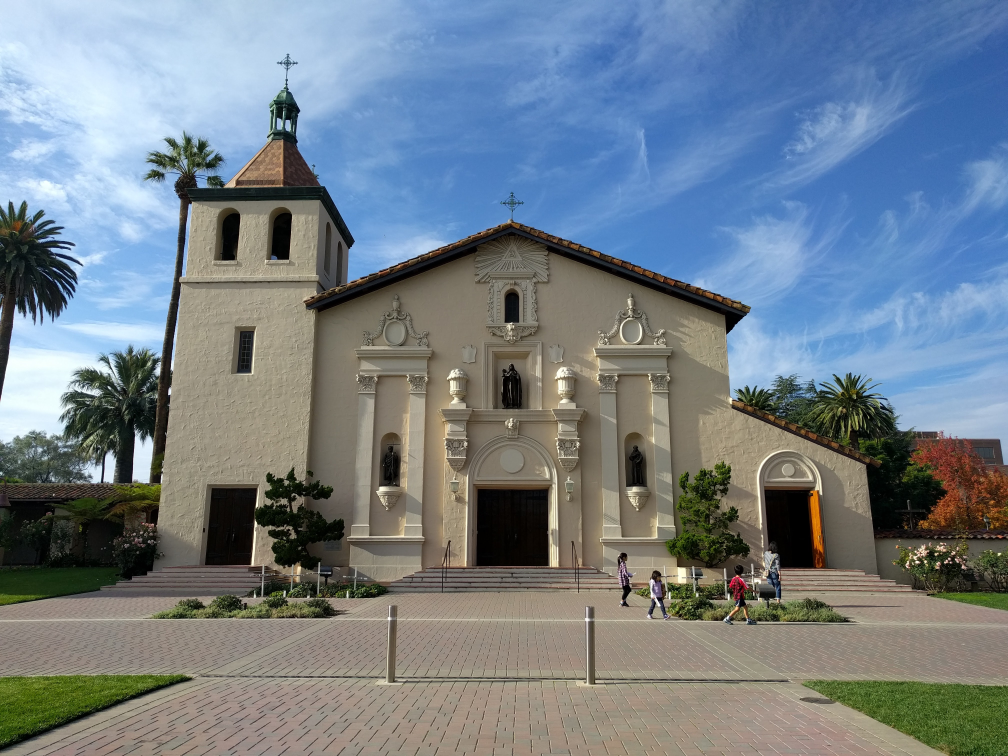
#> input picture images/santa_clara.jpg, 4032 x 3024 px (shown at 1/4 size)
$ jupyter execute Draw_Pic_in_Excel.ipynb
#> lines starting #> are read from the running program, lines starting #| are printed output that depends on the picture
# Draw JPEG image in Excel Spreadsheet with Python
### Here is how I resize(pixelate) a JPEG image file and draw in Excel spreadsheet.

## Import libraries

I used **Pillow(PIL)** library to process image file.
https://pillow.readthedocs.io/en/latest/index.html

Also used **openpyxl** library to create and handle Excel file.
https://openpyxl.readthedocs.io/en/stable/

[cell 1]
# to resize(pixelate) image and get pixel values
from PIL import Image

# to handle excel file
import openpyxl

# to draw image in this notebook
import numpy as np
import matplotlib.pyplot as plt

## Load original image

Load original JPEG image **"santa_clara.jpg"**.

The picture was taken by myself when I visited Mission Santa Clara de Asís in California, USA in November 2017.
https://en.wikipedia.org/wiki/Mission_Santa_Clara_de_As%C3%ADs

[cell 2]
img = Image.open("./images/santa_clara.jpg")
#> img is the input picture: PIL image 4032x3024 RGB; mean R, G, B 115.6, 127.5, 137

Get the size of img object.

[cell 3]
print(img.size)
#| (4032, 3024)

Here is how original image looks like.

[cell 4]
plt.tick_params(labelbottom=False,labelleft=False,bottom=False,left=False) #remove ticks and labels
plt.imshow(np.array(img))
plt.title("Original Image: " + str(img.size)) #show size on top

## Resize (pixelate) the image

By using **resize()** method, resize the original image down to 1/20.
Since number of pixel is reduced, filter is applied to get new pixel values.
In this case, I used **"BOX"** filter.
(https://pillow.readthedocs.io/en/latest/handbook/concepts.html#concept-filters)

[cell 5]
img_small = img.resize([img.width//20, img.height//20], Image.BOX)
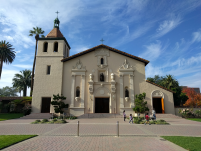
#> img_small: PIL image 201x151 RGB; mean R, G, B 115.6, 127.4, 136.9

Show the size of resized image.

[cell 6]
print(img_small.size)
#| (201, 151)

Here is how resized image looks like.

[cell 7]
plt.tick_params(labelbottom=False,labelleft=False,bottom=False,left=False) #remove ticks and labels
plt.imshow(np.array(img_small))
plt.title("Resized Image: " + str(img_small.size)) #show size on top

Pixel values [R,G,B] can be shown as numpy array.

[cell 8]
print(np.array(img_small))
#> (printed output is left out)

Also, **getpixel()** method returns the value for the specific coordinate (x,y).

[cell 9]
print(img_small.getpixel((0,0)))
#| (203, 225, 248)
print(img_small.getpixel((0,1)))
#| (203, 225, 247)

## Draw the resized image in Excel Spreadsheet.

**openpyxl** takes the Hex color code to color the cell background.
So, RGB values need to be converted.

[cell 10]
rgb = img_small.getpixel((0,0))
#> rgb = (203, 225, 248)

color_string = "".join([str(hex(i))[2:].upper().rjust(2, "0") for i in rgb])

print(rgb, "->", color_string)
#| (203, 225, 248) -> CBE1F8

By using **openpyxl**, create a new Excel file, which has a worksheet "image".

[cell 11]
wb = openpyxl.Workbook()
ws = wb.active
ws.title = "image"

Color cells by using **PatternFill** module.

[cell 12]
from openpyxl.styles import PatternFill

width, height = img_small.size
#> width = 201; height = 151

for y in range(height):
    for x in range(width):
        rgb = img_small.getpixel((x,y))
        cell = ws.cell(row = y+1, column = x+1)

        color_string = "".join([str(hex(i))[2:].upper().rjust(2, "0") for i in rgb])

        cell.fill = PatternFill(patternType='solid', fgColor=color_string)

Make cell shape to square so that each cell represents each pixcel and draw the image correctly.
Column letter (A,B,C....) can be obtained by **get_column_letter()** method.
(Note: row height is set as points and column width is set as number of character.)

[cell 13]
from openpyxl.utils import get_column_letter

for i in range(height):
    ws.row_dimensions[i+1].height = 2.5

for i in range(width):
    ws.column_dimensions[get_column_letter(i+1)].width = 0.5
